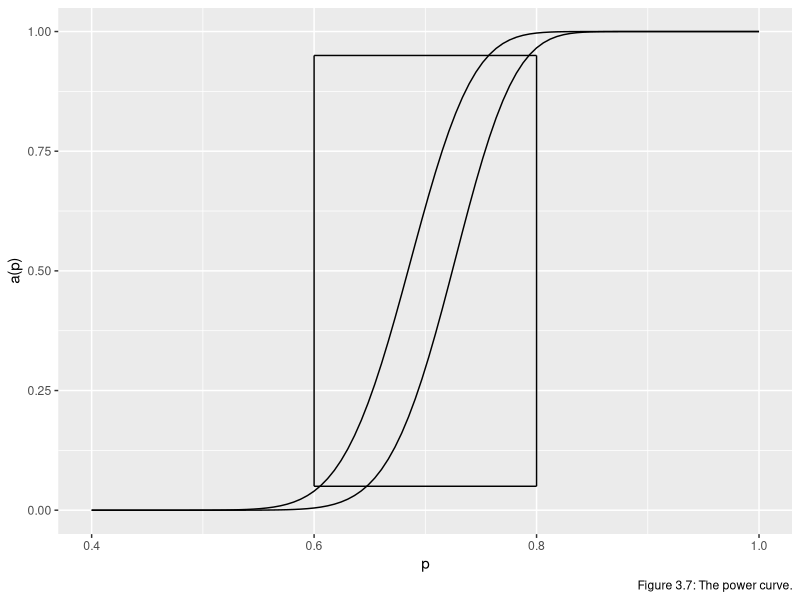

Source code (R):
## ---- chunk 1
knitr::opts_chunk$set(echo = TRUE)
library(ggplot2)
## ---- chunk 2
a<-rep(0,100)
b<-rep(0,100)
p<-rep(0,100)
m1<-rep(0,100)

n=100
for (i in 0:40){
  m1[i]=60+i
  a[i]=pbinom(n,n,0.6)-pbinom(m1[i]-1,n,0.6)
}
y1=data.frame(cbind(m1,a))
head(y1)
## ---- chunk 3
ma<-y1[which(y1$a<0.05),1]
ma[1]
## ---- chunk 4
n=100
m2<-rep(0,100)
for (i in 1:20){
  m2[i]=80-i
  b[i]=1-(pbinom(n,n,0.8)-pbinom(m2[i]-1,n,0.8))
}
y2=data.frame(cbind(m2,b))
head(y2)
## ---- chunk 5
mb<-y2[which(y2$b<0.05),1]
mb[1]
## ---- chunk 6
n=100
a1<-rep(0,100)
a2<-rep(0,100)
p<-seq(from=0.4,to=1,length=n)
for (i in 0:100){
a1[i]=pbinom(n,n,p[i])-pbinom(69-1,n,p[i])
}
for (i in 0:100){
a2[i]=pbinom(n,n,p[i])-pbinom(73-1,n,p[i])
}
data.all=data.frame(cbind(p,a1,a2))

plot<-ggplot(data=data.all,mapping=aes(x=p))+ geom_line(mapping=aes(y=a1))+ geom_line(mapping=aes(y=a2))+ labs(x="p",y="a(p)",caption="Figure 3.7: The power curve.")

plot+
  annotate("segment", x = 0.6, xend = 0.8, y = 0.05, yend = 0.05)+
  annotate("segment", x = 0.6, xend = 0.8, y = 0.95, yend = 0.95)+
  annotate("segment", x = 0.6, xend = 0.6, y = 0.05, yend = 0.95)+
  annotate("segment", x = 0.8, xend = 0.8, y = 0.05, yend = 0.95)
